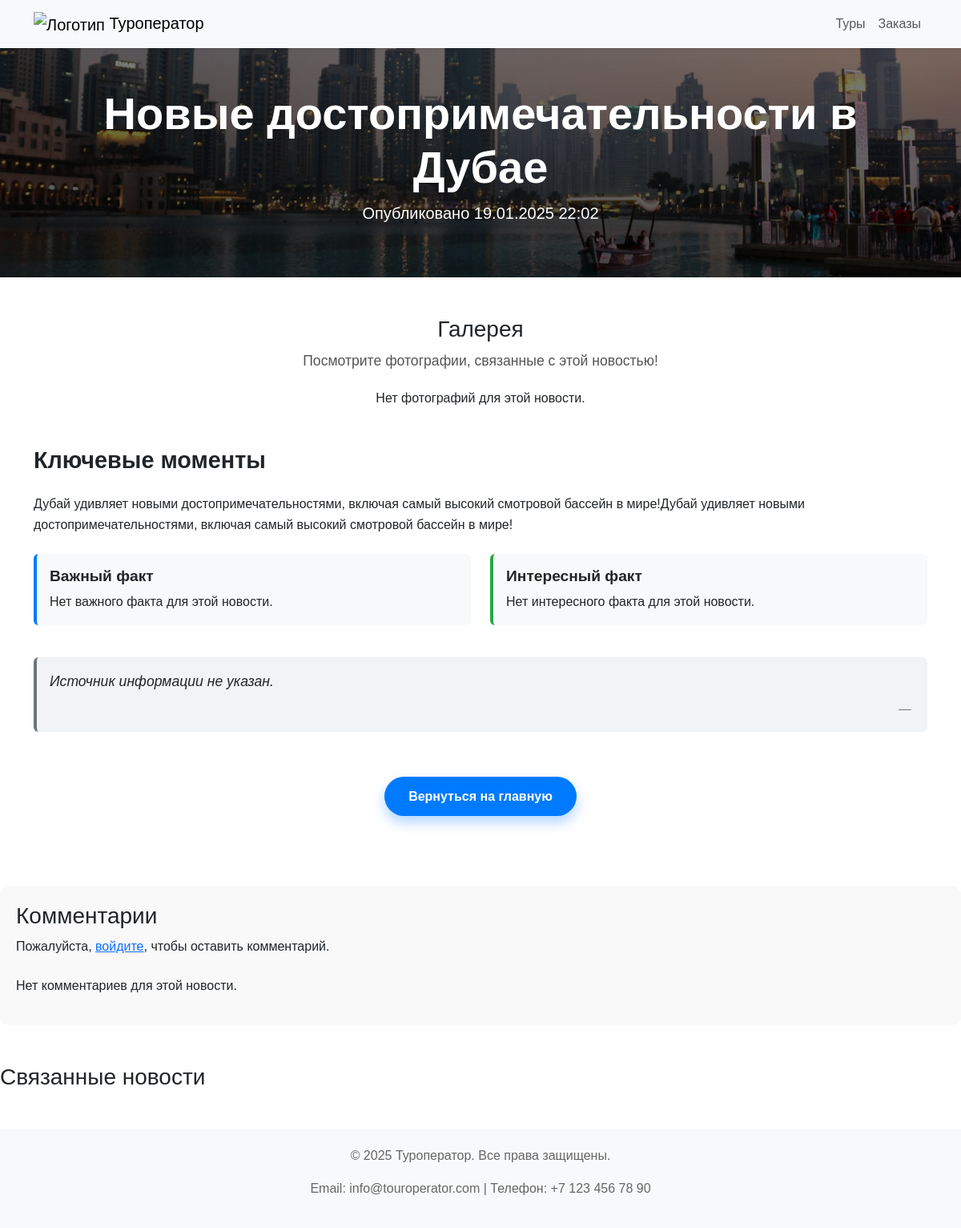
The page /news/1/ on the database as committed earlier.
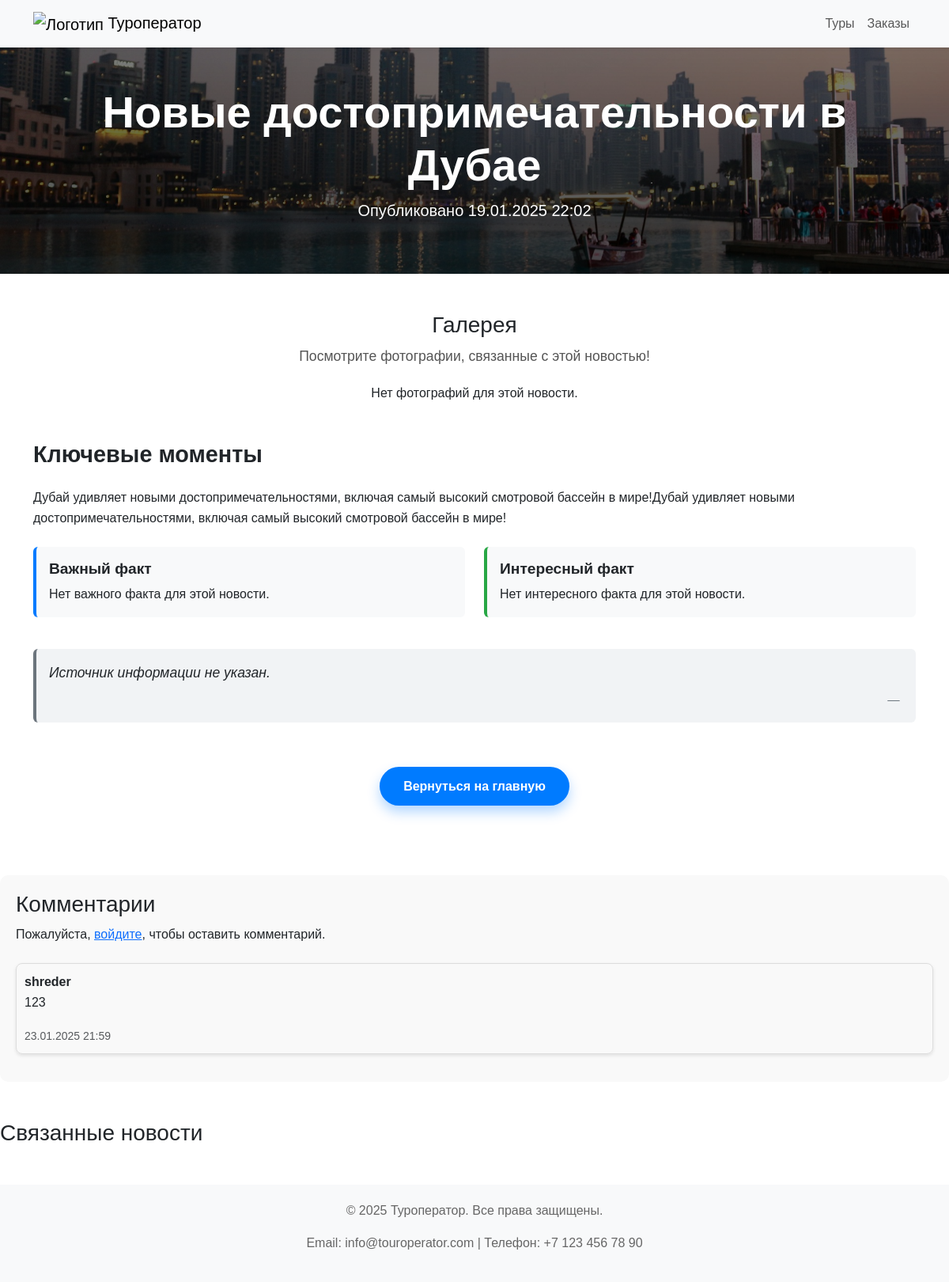
The same page on the database as committed later.
### tours/models.py (models this page shows, shortened)
class Comment(models.Model):
    news = models.ForeignKey(News, related_name='comments', on_delete=models.CASCADE)
    user = models.ForeignKey(User, on_delete=models.CASCADE)
    text = models.TextField()
    created_at = models.DateTimeField(auto_now_add=True)

### tours/views.py (the view)
# urls.py: path("news/<int:news_id>/", views.news_detail, name="news_detail"),
def news_detail(request, news_id):
    news = get_object_or_404(News, id=news_id)
    related_news = news.get_related_news()
    return render(request, 'news_details.html', {'news': news, 'related_news': related_news})

### tours/models.py (called while the page is built)
    def get_related_news(self, limit=5):
        words = self.title.split()
        query = models.Q()
        for word in words:
            query |= models.Q(title__icontains=word)
        return News.objects.filter(query).exclude(id=self.id).order_by('-created_at')[:limit]

### tours/templates/news_details.html (shortened to what the changed rows need)
{% load static %}
<!DOCTYPE html>
<html lang="ru">
<head>
    <link rel="stylesheet" href="https://cdn.jsdelivr.net/npm/bootstrap@5.3.0/dist/css/bootstrap.min.css">
    <link rel="stylesheet" href="https://cdn.jsdelivr.net/npm/bootstrap-icons/font/bootstrap-icons.css">
</head>
<body>
    <header class="news-header" style="background: linear-gradient(180deg, rgba(0, 0, 0, 0.5), rgba(0, 0, 0, 0.7)), url('{{ news.image.url }}') no-repeat center center / cover; color: #fff;">
        <div class="container py-5 text-center">
            <h1 class="display-4 fw-bold">{{ news.title }}</h1>
        </div>
    </header>
    <div class="container mt-5">
        <div class="news-content">
            <h2 class="mb-4" style="font-size: 1.8rem; font-weight: bold;">Ключевые моменты</h2>
        </div>
    </div>
        <div class="comments-section mt-5">
            <div class="mt-4">
                {% for comment in news.comments.all %}
                <div class="comment">
                    <div class="d-flex justify-content-between align-items-center">
                        <strong>{{ comment.user.username }}</strong>
                    </div>
                    <p>{{ comment.text }}</p>
                    <small class="text-muted">{{ comment.created_at|date:"d.m.Y H:i" }}</small>
                </div>
                {% empty %}
                <p>Нет комментариев для этой новости.</p>
                {% endfor %}
            </div>
        </div>
</body>
</html>

Rows that differ between the two databases and show on the page:
added Comment: user.username "shreder", text "123", created_at "23.01.2025 21:59"
Other text that changed with them:
text no longer shown: "Нет комментариев для этой новости."
